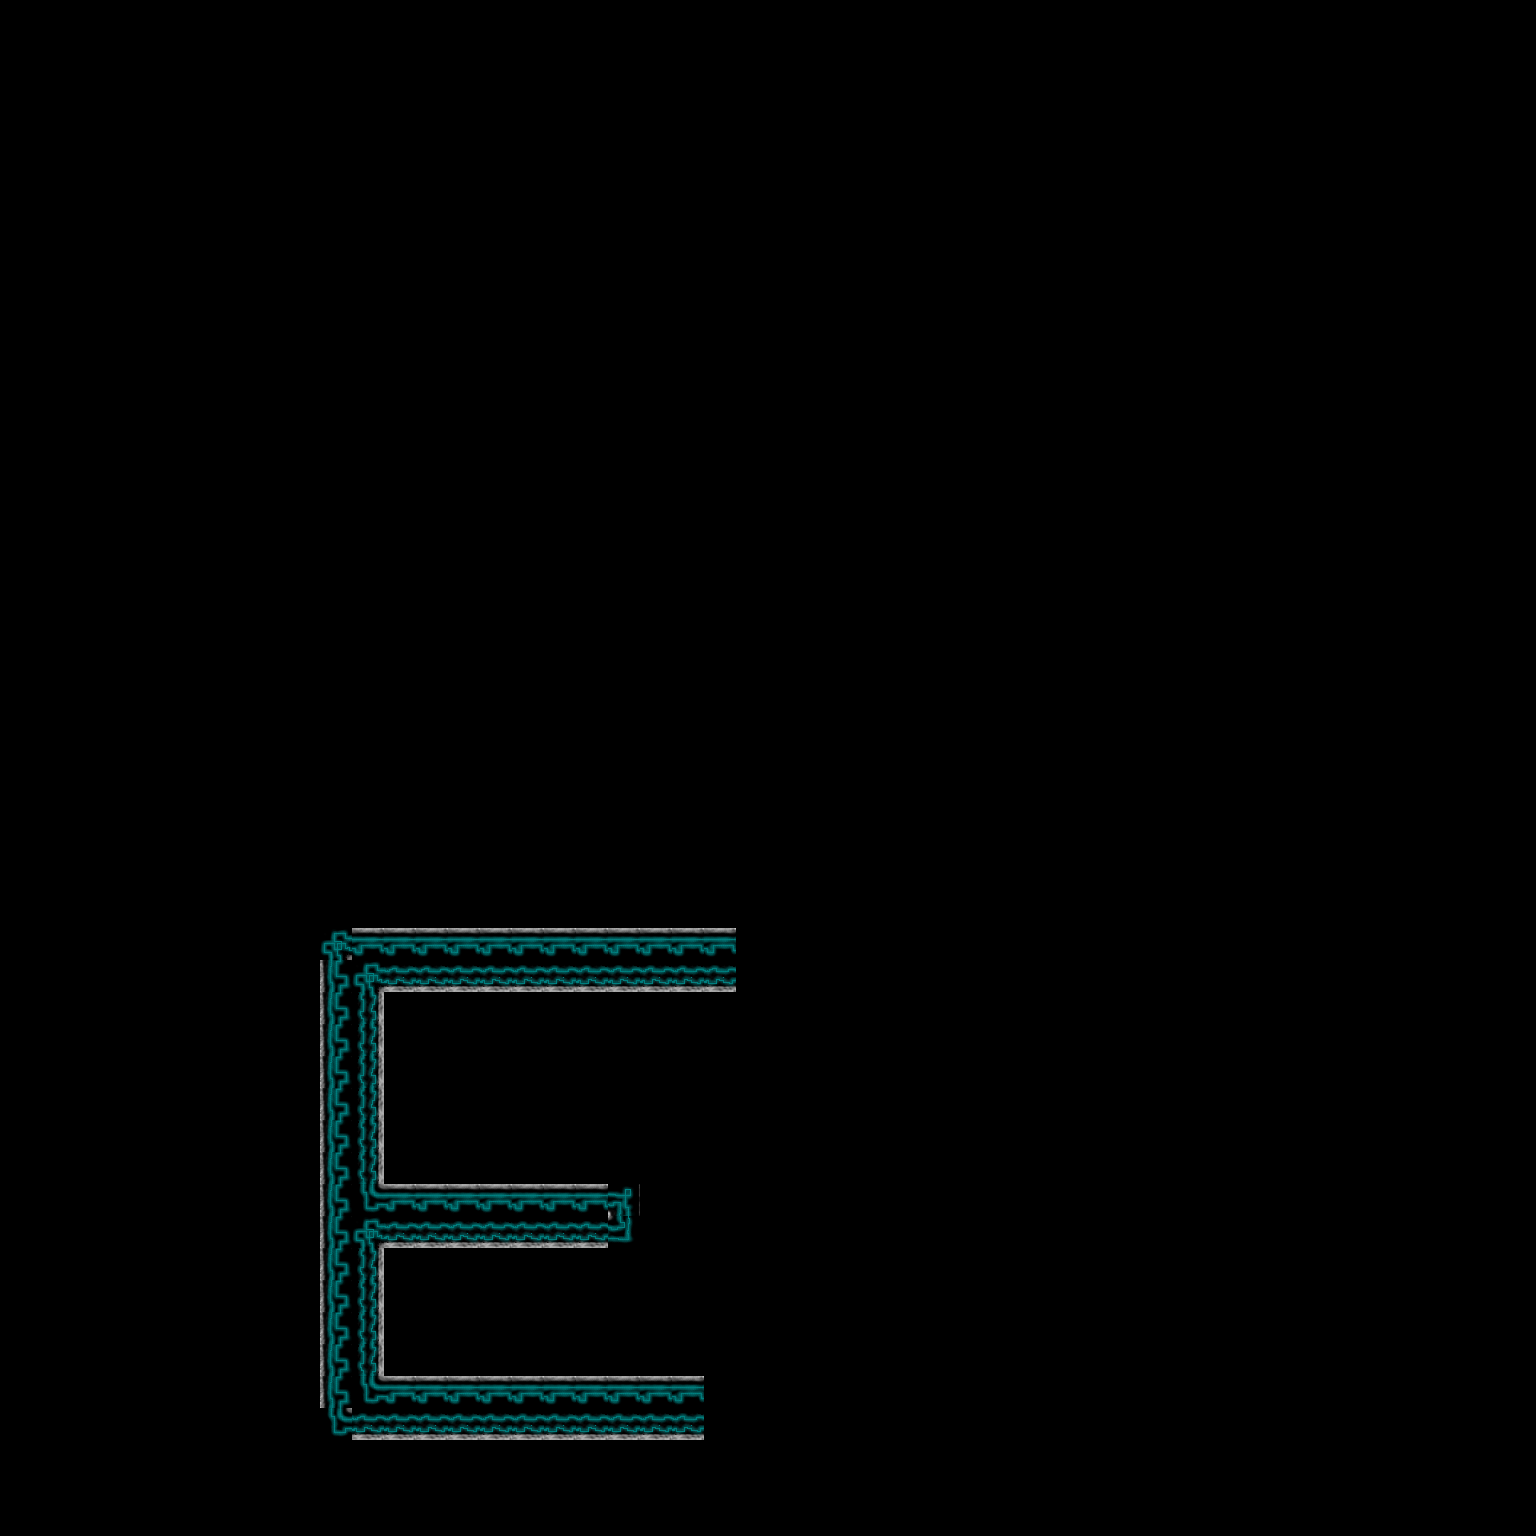

This game map was drawn from its Tiled (.tmx) file and the tilesets committed beside it. A one-line description and the trimmed map source follow:
An orthogonal 48x48 tile map with 32x32 px tiles, 1 tile layer (Tile Layer 1).

<map version="1.0" orientation="orthogonal" width="48" height="48" tilewidth="32" tileheight="32">
 <tileset firstgid="1" name="main" tilewidth="32" tileheight="32">
  <image source="../sprites/walls and floor.png" width="128" height="128" />
 </tileset>
 <layer name="Tile Layer 1" width="48" height="48">
  <data>[2304 cells, 90 non-empty, 8 distinct tile ids]</data>
 </layer>
</map>